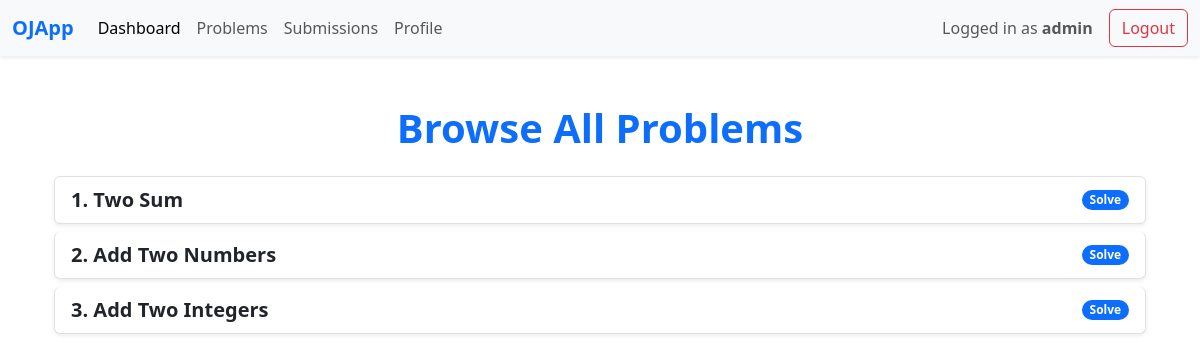
The app's page /ojapp/problemlist (signed in) with its own data.
### accounts/models.py (models this page shows)
class User(AbstractUser):
    pass

### ojapp/models.py (models this page shows, shortened)
class Problems(models.Model):
    id = models.AutoField(primary_key=True)
    name = models.CharField(max_length=80)
    description = models.TextField()
    examples = models.TextField()

### ojapp/views.py (the view)
# urls.py: path('problemlist', views.problem_list, name='problem_list'),
@login_required
def problem_list(request):
    data = Problems.objects.all()
    return render(request, "ojapp/problem.html", {"data" : data})

### ojapp/templates/ojapp/problem.html (shortened to what this page needs)
{% extends "./base.html" %}
{% block content %}
<div class="container mt-5">
  <h1 class="text-center mb-4 text-primary fw-bold">Browse All Problems</h1>
  <div class="list-group">
    {% for prob in data %}
      <a href="{% url 'problems' prob.name|slugify %}" class="list-group-item list-group-item-action d-flex justify-content-between align-items-center shadow-sm mb-2 rounded">
        <div>
          <span class="fs-5 fw-semibold text-dark">{{ prob.id }}. {{ prob.name }}</span>
        </div>
        <span class="badge bg-primary rounded-pill">Solve</span>
      </a>
    {% empty %}
      <div class="alert alert-warning text-center">No problems available yet.</div>
    {% endfor %}
  </div>
</div>
{% endblock %}

### ojapp/templates/ojapp/navbar.html (shortened to what this page needs)
<nav class="navbar navbar-expand-lg navbar-light bg-light shadow-sm">
  <div class="container-fluid">
    <a class="navbar-brand fw-bold text-primary" href="/">OJApp</a>
    <div class="collapse navbar-collapse" id="navbarNavDropdown">
      <ul class="navbar-nav me-auto mb-2 mb-lg-0">
        <li class="nav-item">
          <a class="nav-link active" aria-current="page" href="/ojapp/dashboard">Dashboard</a>
        </li>
        <li class="nav-item">
          <a class="nav-link" href="/ojapp/problemlist">Problems</a>
        </li>
        <li class="nav-item">
          <a class="nav-link" href="/ojapp/submissions">Submissions</a>
        </li>
        <li class="nav-item">
          <a class="nav-link" href="/accounts/profile">Profile</a>
        </li>
      </ul>
    </div>
    {% if user.username %}
      <div class="d-flex align-items-center ms-auto">
      <span class="navbar-text me-3">
        Logged in as <strong>{{ user.username }}</strong>
      </span>
      <a class="btn btn-outline-danger" href="{% url 'logout_view' %}">Logout</a>
    </div>
    {% endif %}
  </div>
</nav>

### records on screen
User: username "admin"
Problems: id "1", name "Two Sum"
Problems: id "2", name "Add Two Numbers"
Problems: id "3", name "Add Two Integers"
